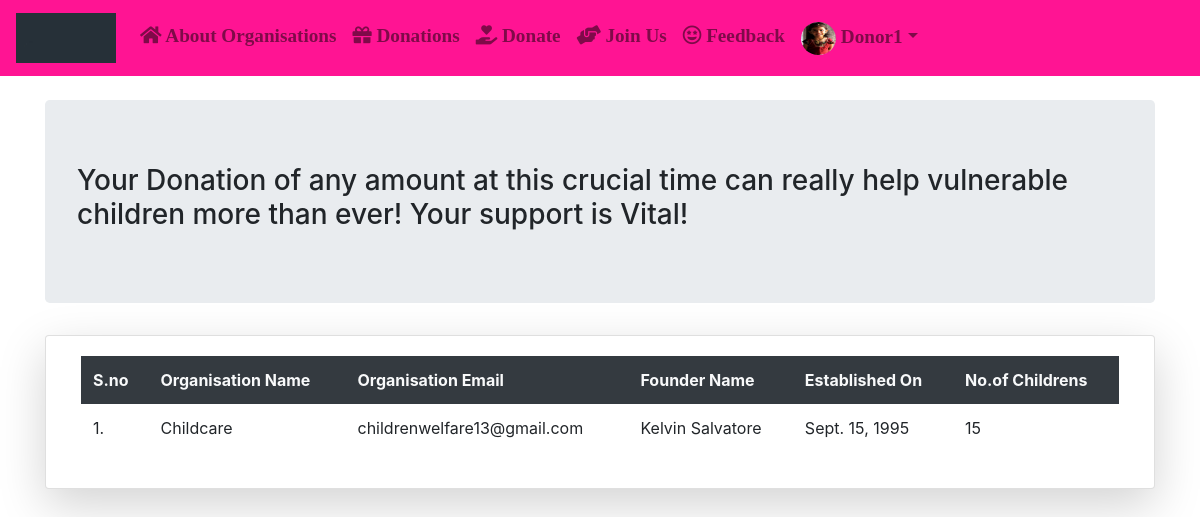
/details/ (signed in), run on an earlier commit of the app's database.
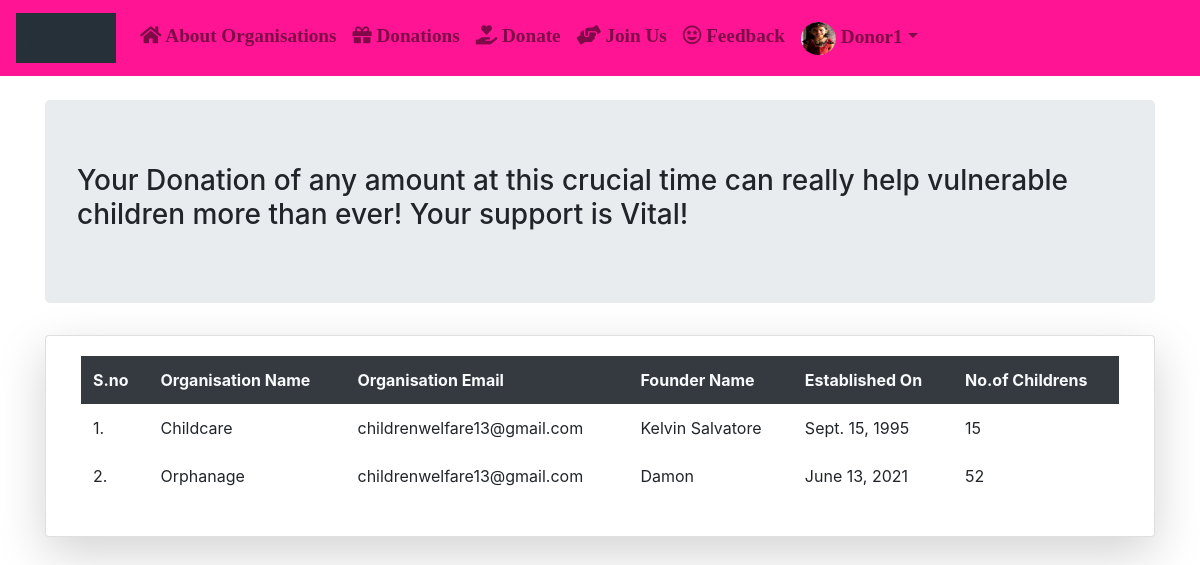
And on a later commit of the database.
### App/models.py (models this page shows)
class Orgdetails(models.Model):
	org_name=models.CharField(max_length=50,default="Organisation Name")
	org_email=models.EmailField(max_length=50)
	found_name=models.CharField(max_length=50,default="Founder Name")
	est_date=models.DateField(null=True)
	no_of_childrens=models.IntegerField(default=0)
	us=models.OneToOneField(User,on_delete=models.CASCADE)

### App/views.py (the view)
# urls.py: path('details/',views.details,name="details"),
def details(request):
	q=Orgdetails.objects.all()
	return render(request,'html/details.html',{'q':q})

### App/templates/html/details.html (shortened to what this page needs)
{% extends 'html/base.html' %}
{% block content %}
<div class="container">
      <div class="jumbotron mt-4">
            <h3>Your Donation of any amount at this crucial time can really help vulnerable children more than ever! Your support is Vital!</h3>
      </div>
		<div class="card col-md mt-2 shadow-lg">
			<div class="card-body">
				<table class="table table-borderless table-center">
					<tr class="bg-dark text-light">
						<th>S.no</th>
						<th>Organisation Name</th>
                                    <th>Organisation Email</th>
						<th>Founder Name</th>
						<th>Established On</th>
						<th>No.of Childrens</th>
					</tr>
            		{% for i in q %}
            		<tr>
            			<td>{{forloop.counter}}.</td>
            			<td>{{i.org_name}}</td>
                              <td>{{i.org_email}}</td>
            			<td>{{i.found_name}}</td>
            			<td>{{i.est_date}}</td>
            			<td>{{i.no_of_childrens}}</td>
            		</tr>
            		{% endfor %}
            	</table>
</div>
{% endblock %}

What changed in the data, as far as the page shows it:
added Orgdetails: org_name "Orphanage", org_email "childrenwelfare13@gmail.com", found_name "Damon", est_date "June 13, 2021", no_of_childrens "52"
